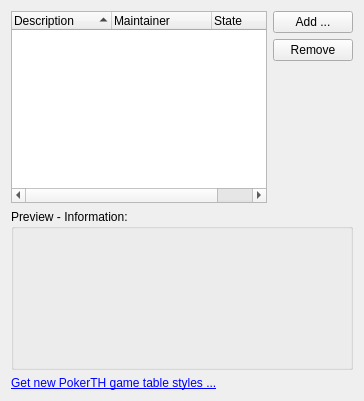
           <widget class="QWidget" name="tab_3">
            <attribute name="title">
             <string>Game Table</string>
            </attribute>
            <layout class="QGridLayout" name="gridLayout_13">
             <item row="0" column="1">
              <layout class="QVBoxLayout" name="verticalLayout">
               <item>
                <widget class="QPushButton" name="pushButton_addGameTableStyle">
                 <property name="text">
                  <string>Add ...</string>
                 </property>
                </widget>
               </item>
               <item>
                <widget class="QPushButton" name="pushButton_removeGameTableStyle">
                 <property name="text">
                  <string>Remove</string>
                 </property>
                </widget>
               </item>
               <item>
                <spacer name="verticalSpacer_3">
                 <property name="orientation">
                  <enum>Qt::Orientation::Vertical</enum>
                 </property>
                 <property name="sizeHint" stdset="0">
                  <size>
                   <width>20</width>
                   <height>17</height>
                  </size>
                 </property>
                </spacer>
               </item>
              </layout>
             </item>
             <item row="1" column="0" colspan="2">
              <widget class="QGroupBox" name="groupBox_13">
               <property name="title">
                <string>Preview - Information:</string>
               </property>
               <layout class="QGridLayout" name="gridLayout_15">
                <item row="0" column="0">
                 <widget class="QLabel" name="label_gameTableStylePreview">
                  <property name="minimumSize">
                   <size>
                    <width>160</width>
                    <height>120</height>
                   </size>
                  </property>
                  <property name="maximumSize">
                   <size>
                    <width>160</width>
                    <height>120</height>
                   </size>
                  </property>
                  <property name="text">
                   <string/>
                  </property>
                 </widget>
                </item>
                <item row="0" column="1">
                 <widget class="QLabel" name="label_gameTableStyleInfo">
                  <property name="text">
                   <string/>
                  </property>
                  <property name="textFormat">
                   <enum>Qt::TextFormat::RichText</enum>
                  </property>
                  <property name="alignment">
                   <set>Qt::AlignmentFlag::AlignLeading|Qt::AlignmentFlag::AlignLeft|Qt::AlignmentFlag::AlignTop</set>
                  </property>
                 </widget>
                </item>
               </layout>
              </widget>
             </item>
             <item row="2" column="0" colspan="2">
              <widget class="QLabel" name="label_55">
               <property name="text">
                <string>&lt;!DOCTYPE HTML PUBLIC &quot;-//W3C//DTD HTML 4.0//EN&quot; &quot;http://www.w3.org/TR/REC-html40/strict.dtd&quot;&gt;
&lt;html&gt;&lt;head&gt;&lt;meta name=&quot;qrichtext&quot; content=&quot;1&quot; /&gt;&lt;style type=&quot;text/css&quot;&gt;
p, li { white-space: pre-wrap; }
&lt;/style&gt;&lt;/head&gt;&lt;body&gt;
&lt;p style=&quot; margin-top:0px; margin-bottom:0px; margin-left:0px; margin-right:0px; -qt-block-indent:0; text-indent:0px;&quot;&gt;&lt;a href=&quot;http://gtstyles.pokerth.net/&quot;&gt;&lt;span style=&quot; text-decoration: underline; color:#0000ff;&quot;&gt;Get new PokerTH game table styles ...&lt;/span&gt;&lt;/a&gt;&lt;/p&gt;&lt;/body&gt;&lt;/html&gt;</string>
               </property>
               <property name="openExternalLinks">
                <bool>true</bool>
               </property>
              </widget>
             </item>
             <item row="0" column="0">
              <widget class="QTreeWidget" name="treeWidget_gameTableStyles">
               <property name="indentation">
                <number>5</number>
               </property>
               <property name="rootIsDecorated">
                <bool>false</bool>
               </property>
               <property name="itemsExpandable">
                <bool>false</bool>
               </property>
               <property name="sortingEnabled">
                <bool>true</bool>
               </property>
               <property name="allColumnsShowFocus">
                <bool>true</bool>
               </property>
               <property name="columnCount">
                <number>3</number>
               </property>
               <attribute name="headerCascadingSectionResizes">
                <bool>false</bool>
               </attribute>
               <attribute name="headerShowSortIndicator" stdset="0">
                <bool>true</bool>
               </attribute>
               <column>
                <property name="text">
                 <string>Description</string>
                </property>
               </column>
               <column>
                <property name="text">
                 <string>Maintainer</string>
                </property>
               </column>
               <column>
                <property name="text">
                 <string>State</string>
                </property>
               </column>
              </widget>
             </item>
            </layout>
           </widget>
